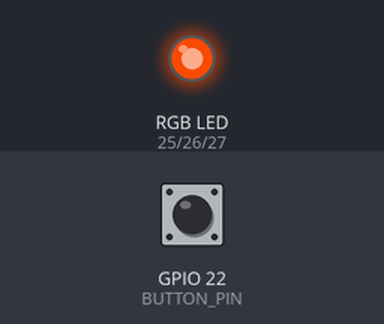
Simulated run of this sketch. Board: ESP32. On the bench: an RGB LED mixed from three pins (HIGH = lit). The test bench sets the inputs (shaded band); at power-on: GPIO 22 (BUTTON_PIN) HIGH. Dim RGB values are drawn brighter than linear.

Above: at 1.2 s.
1.3 s: GPIO 22 (BUTTON_PIN) pulled LOW for 0.15 s
At 2.5 s:
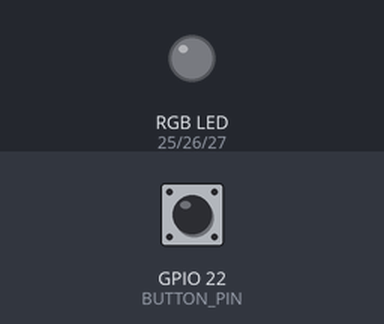
2.9 s: GPIO 22 (BUTTON_PIN) pulled LOW for 1 s
At 4.16 s:
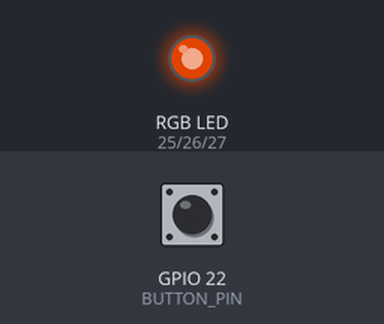
5.9 s: GPIO 22 (BUTTON_PIN) pulled LOW for 3.2 s
Timing chart, 0 to 8.9 s (numbered marks = the images above; inputs shaded):
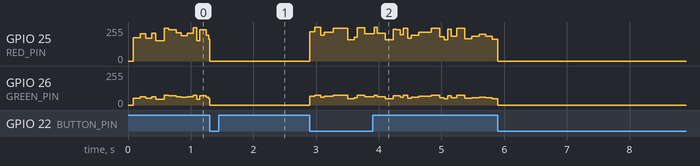

The sketch:

candle_light.ino
```cpp
// Pin by Pin Lab project 04: electric candle
// Uses only episodes 1-5: analogWrite, setColor(), millis(), button + edge + debounce, plain C arithmetic.
// RGB LED on GPIO 25/26/27 (episode 5), button on GPIO 22. A press blows the candle out / lights it.
// The flicker comes from a tiny number generator: next = next * 109 + 89 (no library needed).

const int RED_PIN = 25;
const int GREEN_PIN = 26;
const int BLUE_PIN = 27;
const int BUTTON_PIN = 22;
const bool COMMON_ANODE = false;

bool lit = true;
unsigned long seed = 12345;
unsigned long lastFlicker = 0;
unsigned long wait = 80;

int lastState = HIGH;
unsigned long lastChange = 0;

void setColor(int r, int g, int b) {
  if (COMMON_ANODE) {
    r = 255 - r;
    g = 255 - g;
    b = 255 - b;
  }
  analogWrite(RED_PIN, r);
  analogWrite(GREEN_PIN, g);
  analogWrite(BLUE_PIN, b);
}

void setup() {
  pinMode(RED_PIN, OUTPUT);
  pinMode(GREEN_PIN, OUTPUT);
  pinMode(BLUE_PIN, OUTPUT);
  pinMode(BUTTON_PIN, INPUT_PULLUP);
}

void loop() {
  unsigned long now = millis();

  int state = digitalRead(BUTTON_PIN);
  if (state != lastState && now - lastChange >= 50) {
    lastChange = now;
    lastState = state;
    if (state == LOW) {
      lit = !lit;
      if (!lit) {
        setColor(0, 0, 0);
      }
    }
  }

  if (lit && now - lastFlicker >= wait) {
    lastFlicker = now;
    seed = seed * 109 + 89;                  // a new "random" number every flicker
    int flame = 150 + seed % 106;            // brightness 150..255
    wait = 40 + (seed / 7) % 110;            // next flicker in 40..149 ms
    setColor(flame, flame * 30 / 100, 0);    // candle orange: a little green, no blue
  }
}
```
